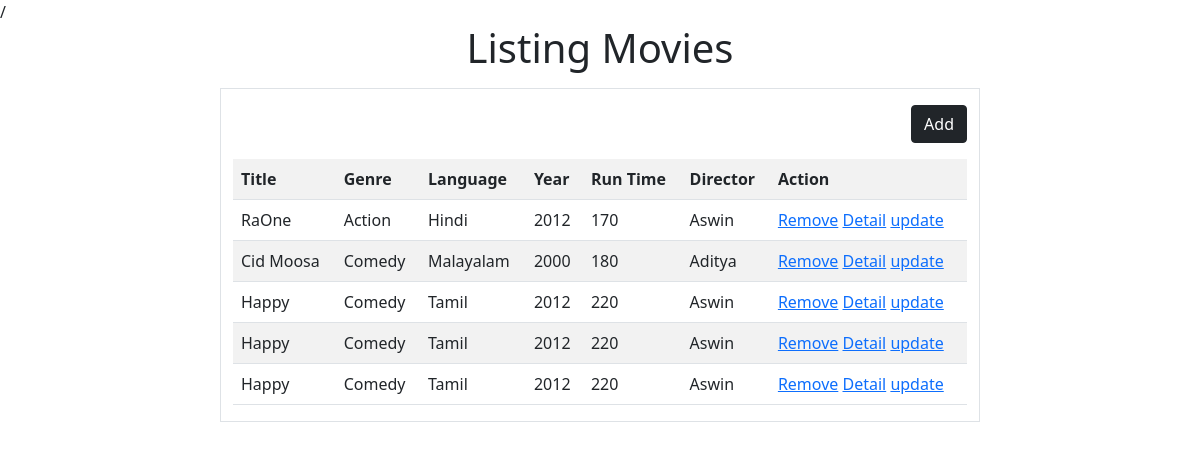
The page /movie/list/ on the database its author committed.
### myapp/models.py (models this page shows)
class Movies(models.Model):
    title=models.CharField(max_length=200)
    genre=models.CharField(max_length=200,choices=GenreChoices.choices)
    language=models.CharField(max_length=200)
    year=models.CharField(max_length=200)
    run_time=models.PositiveIntegerField()
    director=models.CharField(max_length=200)

### myapp/views.py (the view)
# urls.py: path('movie/list/',views.MovieListView.as_view(),name="movie_list"),
class MovieListView(View):
    def get(self,request,*args,**kwargs):
        qs=Movies.objects.all()
        return render(request,"movie_list.html",{"movies":qs})

### myapp/templates/movie_list.html (shortened to what this page needs)
<!DOCTYPE html>
<html lang="en">
<head>
</head>
<body>
    <!DOCTYPE html>
    <html lang="en">
    <head>
        <link href="https://cdn.jsdelivr.net/npm/bootstrap@5.0.2/dist/css/bootstrap.min.css" rel="stylesheet">
        <script src="https://cdn.jsdelivr.net/npm/bootstrap@5.0.2/dist/js/bootstrap.bundle.min.js"></script>/
    </head>
    <body>
      <center><h1>Listing Movies</h1></center>
     <div class="container mt-3">
        <div class="row">
            <div class="col-2"></div>
            <div class="col-8 border p-8">
                <div class="w-100 d-flex justify-content-end my-3">
                   <a href="{%url 'movie_add'%}" class="btn btn-dark">Add</a>
                </div>
                <table class="table table-striped">
                    <tr>
                        <th>Title</th>
                        <th>Genre</th>
                        <th>Language</th>
                        <th>Year</th>
                        <th>Run Time</th>
                        <th>Director</th>
                        <th>Action</th>
                    </tr>
                    {%for m in movies%}
                    <tr>
                        <td>{{m.title}}</td>
                        <td>{{m.genre}}</td>
                        <td>{{m.language}}</td>
                        <td>{{m.year}}</td>
                        <td>{{m.run_time}}</td>
                        <td>{{m.director}}</td>
                        <td>
                            <a href="{%url 'movie_delete' m.id%}">Remove</a>
                            <a href="{%url 'movie_detail' m.id%}">Detail</a>
                            <a href="{%url 'movie_update' m.id%}">update</a>
                        </td>
                    </tr>
                    {%endfor%}
                </table>
            </div>
            <div class="col-2"></div>
        </div>
     </div>
    </body>
    </html>
</body>
</html>

### rows shown on the page
Movies: title "RaOne", genre "Action", language "Hindi", year "2012", run_time "170", director "Aswin"
Movies: title "Cid Moosa", genre "Comedy", language "Malayalam", year "2000", run_time "180", director "Aditya"
Movies: title "Happy", genre "Comedy", language "Tamil", year "2012", run_time "220", director "Aswin"
Movies: title "Happy", genre "Comedy", language "Tamil", year "2012", run_time "220", director "Aswin"
Movies: title "Happy", genre "Comedy", language "Tamil", year "2012", run_time "220", director "Aswin"
